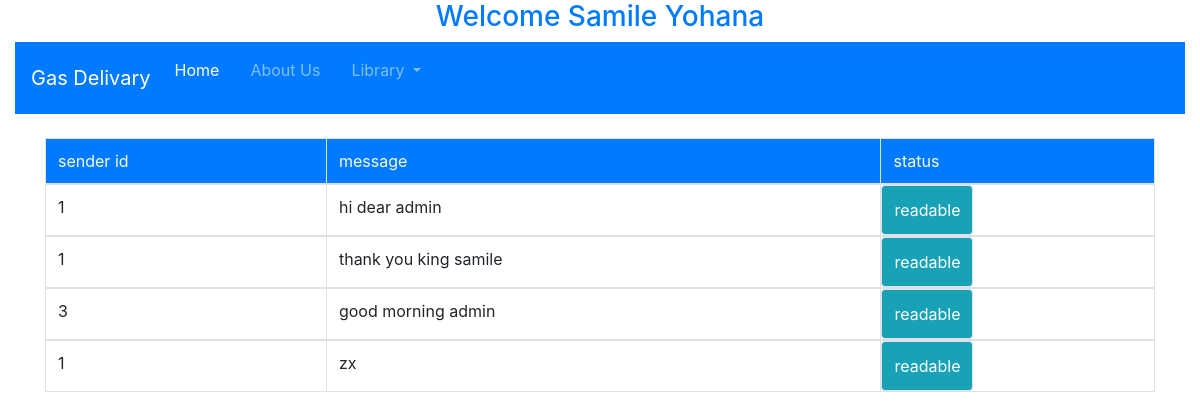
Screenshot of /admin/message.php (signed in) with the database file from the repository.
### tables this page shows
CREATE TABLE `contact` (
  `contact_id` int(11) NOT NULL,
  `customer_id` int(11) NOT NULL,
  `message` varchar(200) NOT NULL
);

### admin/message.php (the view)
<?php
  include '../include/admin_head.php';
  include '../include/db.php';
   $street_record = mysqli_query($db_connect, "SELECT * FROM `contact` ");
   $street_data = mysqli_num_rows($street_record); ?>
   <div class="container">
      <table class="table table-bordered">
        <thead class="bg-primary text-light">
          <tr>
            <td>sender id</td>
            <td>message</td>
            <td>status</td>
          </tr>
        </thead>
        <tbody>
        <?php while($street_data = mysqli_fetch_array($street_record)){
          if($street_data >='1'){ ?>
            <tr>
              <td><?php echo $street_data['customer_id']; ?></td>
              <td><?php echo $street_data['message']; ?></td>
              <td class="btn btn-info">readable</td>
            </tr>
        </tbody>
        <?php
         }
        } ?>
      </table>

### rows the page displays
contact: customer "1", message "hi dear admin"
contact: customer "1", message "thank you king samile"
contact: customer "3", message "good morning admin"
contact: customer "1", message "zx"

### other values shown
$surname "Samile"
$firstname "Yohana"
